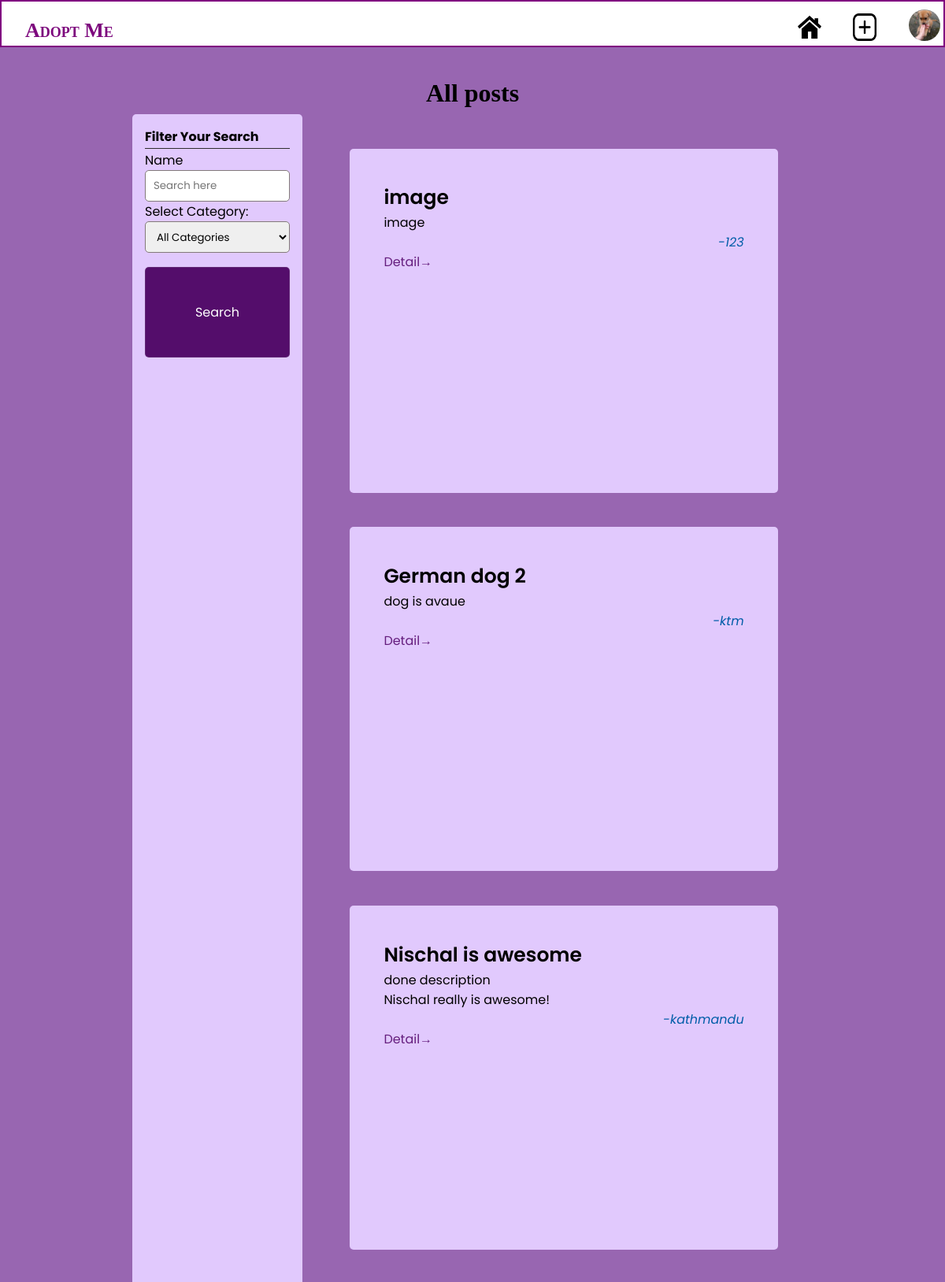
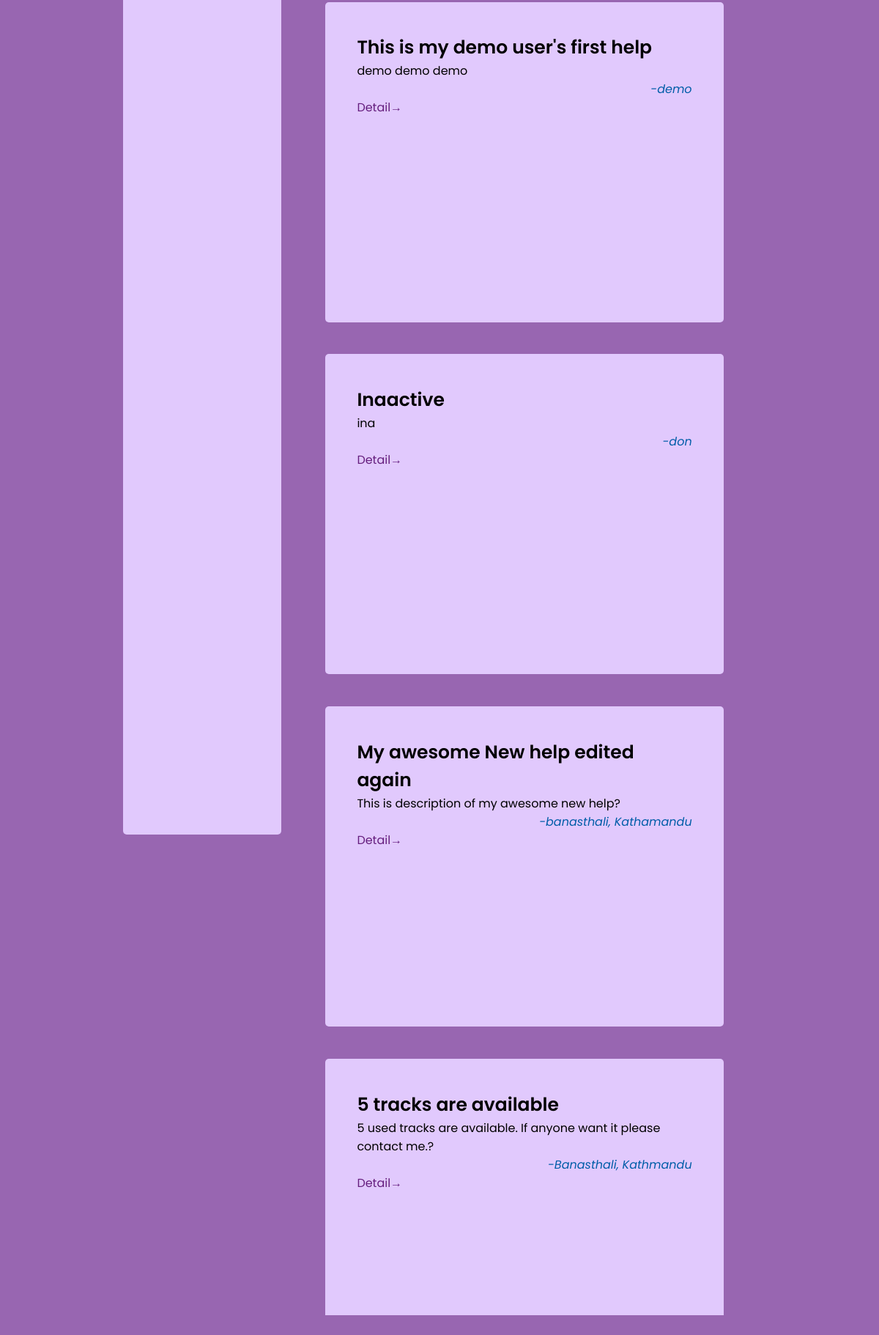
Page /list.php (signed in) on the committed database (2 pictures, top to bottom).
### tables this page shows
CREATE TABLE `pets` (
  `id` int(11) NOT NULL,
  `title` varchar(255) NOT NULL,
  `description` text NOT NULL,
  `location` varchar(255) NOT NULL,
  `contact` int(11) NOT NULL,
  `helper_id` int(10) UNSIGNED NOT NULL,
  `category` int(10) UNSIGNED DEFAULT NULL,
  `created_at` datetime NOT NULL DEFAULT current_timestamp(),
  `active` int(11) NOT NULL DEFAULT 1,
  `image` varchar(255) DEFAULT NULL
);

### includes/function.php (called while the page is built, shortened)
<?php
require_once('database.php');
function getCategories()
{
    global $conn;
    $sql = $conn->prepare('SELECT * from pets_category');
    $sql->execute();
    $categories = $sql->get_result();
    return $categories;
}
function getDonations($limit = NULL, $offset = NULL, $search = NULL, $category = NULL)
{
    global $conn;
    $lim = $limit !== NULL ? $limit : 10;
    $off = $offset !== NULL ? $offset : 0;
    $active = 1;
    $search = "%" . $search . "%";
    if ($category !== "" && $category !== NULL && $category !== 0) {
        $sql = $conn->prepare("SELECT id, location, title, description FROM `pets` WHERE `active` = ? AND `category` = ? AND CONCAT_WS('',`title`,`description`) LIKE ? ORDER BY `id` DESC LIMIT ? OFFSET ?");
        $sql->bind_param('iisii', $active, $category, $search, $lim, $off);
        $count_sql = $conn->prepare("SELECT COUNT(id) as total FROM `pets` WHERE `active` = ? AND `category` = ? AND CONCAT_WS('',`title`,`description`) LIKE ?");
        $count_sql->bind_param('iis', $active, $category, $search);
    } else {
        $sql = $conn->prepare("SELECT id, location, title, description FROM `pets` WHERE `active` = ? AND CONCAT_WS('',`title`,`description`) LIKE ? ORDER BY `id` DESC LIMIT ? OFFSET ?");
        $sql->bind_param('isii', $active, $search, $lim, $off);
        $count_sql = $conn->prepare("SELECT COUNT(id) as total FROM `pets` WHERE `active` = ? AND CONCAT_WS('',`title`,`description`) LIKE ?");
        $count_sql->bind_param('is', $active, $search);
    }
    $count_sql->execute();
    $count = $count_sql->get_result()->fetch_object();
    $sql->execute();
    $pets = $sql->get_result();
    $data = array('count' => $count->total, 'results' => $pets);
    return $data;
}

### partials/category_inp.php (the view, shortened to what this page needs)
<label for='category'>Select Category:</label>
<select id='create-help-category' class='search-input input' name='category'>
    <option value=''>All Categories</option>
    <?php
    $categories = getCategories();
    ?>
</select>

### list.php (shortened to what this page needs)
<?php
include './includes/function.php';
?>
<!DOCTYPE html>
<html lang="en">
<head>
    <link rel="stylesheet" href="./styles/main.css">
    <link rel="stylesheet" href="./styles/nav.css">
    <link rel="stylesheet" href="./styles/list.css">
</head>
<body>
    <?php include("./partials/nav.php") ?>
    <div class="container">
        <div class="title">
            <h1>All posts</h1>
        </div>
        <div class="data-section">
            <div class="sidebar">
                <?php
                include("partials/search_sidebar.php");
                ?>
            </div>
            <div class="helplist-container" autofocus>
                <?php
                $limit = (isset($_GET['limit']) && $_GET['limit'] != null) ? $_GET['limit'] : 10;
                $offset = (isset($_GET['offset']) && $_GET['offset'] != null) ? $_GET['offset'] : 0;
                $category = (isset($_GET['category']) && $_GET['category'] != null) ? $_GET['category'] : NULL;
                $search = (isset($_GET['search']) && $_GET['search'] != null) ? $_GET['search'] : "";
                $donations = getDonations($limit, $offset, $search, $category);
                while ($donation = mysqli_fetch_array($donations['results'])) {
                ?>
                    <div class='help-item'>
                        <div class='help-title'>
                            <h3><?= $donation['title'] ?></h3>
                        </div>
                        <div class='help-description'>
                            <p><?= $donation['description'] ?></p>
                        </div>
                        <div class='help-meta'> -<?= $donation['location'] ?></div>
                        <div class="view-more"><a href="./help-detail.php?help_id=<?= $donation['id'] ?>" class="">Detail&rarr;</a></div>
                    </div>
                <?php
                }
                ?>
        </div>
    </div>
</body>
</html>

### styles/main.css (style rules this page uses)
* { --primary: #8347b5; --secondary: #ffffff; --primary-green: #227027; --secondary-green: #90f096; --primary-red: #a81b0e; --secondary-red: #ff7a73; --meta: rgb(0, 93, 168); --focus-light: rgba(163, 211, 226, 0.897); --primary-btn-active: #ffffff; padding: 0px; margin: 0px; font-family: "Poppins", "Segoe UI", Tahoma, Geneva, Verdana, sans-serif; box-sizing: border-box; }
.container { padding: 100px 10rem 0px 10rem; }
a { text-decoration: none; color: #651e7e; }
.input, input { float: left; min-height: 3em; width: 100%; border-radius: 5px; border: 0.1em solid rgb(131, 122, 122); padding: 0px 1em 0px 1em; }
body { background-color: white; }

### styles/nav.css (style rules this page uses)
* { margin: 0; padding: 0; }
body { height: 100vh; background-color: rgb(152, 102, 177); background-size: cover; background-position: center; }

### styles/list.css (style rules this page uses)
.title { text-align: center; color: rgba(243, 233, 245, 0.795); align-content: center; }
.title h1 { font-family: cursive; color: black; }
.data-section { display: flex; flex-wrap: wrap; padding: 0.5em; }
.sidebar { flex: 1 1 25%; background-color: #e1c9fd; height: 60vh; padding: 1rem; border-radius: 5px; }
.helplist-container, .related-helps { flex: 1 1 75%; height: 75vh; min-width: 60%; background-color: transparent; border-radius: 5px; overflow-y: scroll; padding: 0px 0px 0px 1rem; }
.help-item { min-height: 10vh; background-color: #e1c9fd; margin: 1vh; padding: 1vh; border-radius: 5px; }
.help-meta { font-style: italic; text-align: right; color: var(--meta); }
.search-input { padding: 0px 10px 0px 10px; }
.help-title > * { font-weight: 600; font-size: 25px; }

### rows in the picture
pets: title "image", description "image", location "123"
pets: title "German dog 2", description "dog is avaue", location "ktm"
pets: title "Nischal is awesome", description "done description Nischal really is awesome!", location "kathmandu"
pets: title "This is my demo user's first help", description "demo demo demo", location "demo"
pets: title "Inaactive", description "ina", location "don"
pets: title "My awesome New help edited again", description "This is description of my awesome new help?", location "banasthali, Kathamandu"
pets: title "5 tracks are available", description "5 used tracks are available. If anyone want it please contact me.?", location "Banasthali, Kathmandu"
